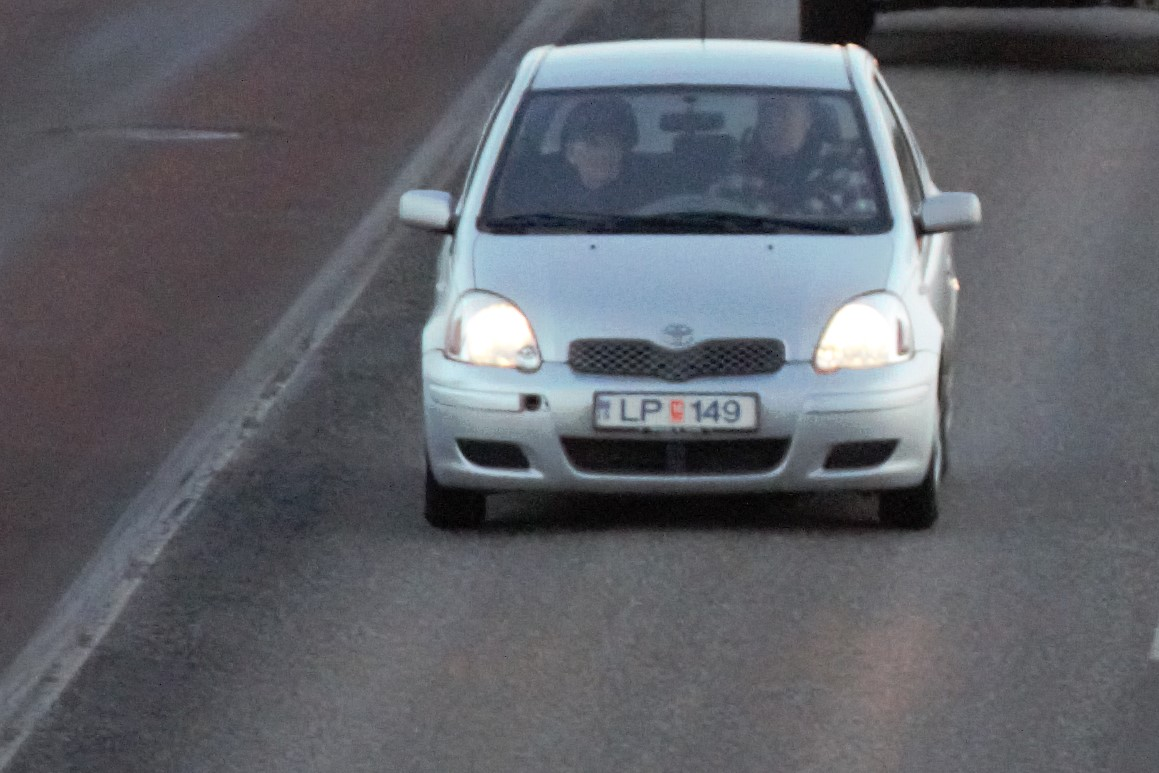
#> input picture LP/16.jpg, 1159 x 773 px, found by its file name
$ python licence.py   (Python 2 division)   (older library calls are emulated)
#> lines starting #> are read from the running program, lines starting #| are printed output that depends on the picture; after the words box and inside, x2 and y2 are one past the last pixel; in counts of white or black regions, pixels touching at a corner belong together
import cv2

import numpy as np
import argparse
import os
from copy import deepcopy, copy
import random
from matplotlib import pyplot as plt
###################################################################################################

def main():

    imgOriginal = cv2.imread("16.jpg")               # open image
#> imgOriginal is the input picture: shape (773, 1159, 3); mean B, G, R 104.8, 98.2, 95.9


    if imgOriginal is None:                             # if image was not read successfully

        print "error: image not read from file \n\n"        # print error message to std out

        os.system("pause")                                  # pause so user can see error message

        return                                              # and exit function (which exits program)

    img=imgOriginal.copy()
    image=imgOriginal.copy()
    # [5 lines of commented-out code are left out]
    imgGrayscale = cv2.cvtColor(imgOriginal, cv2.COLOR_BGR2GRAY)        # convert to grayscale
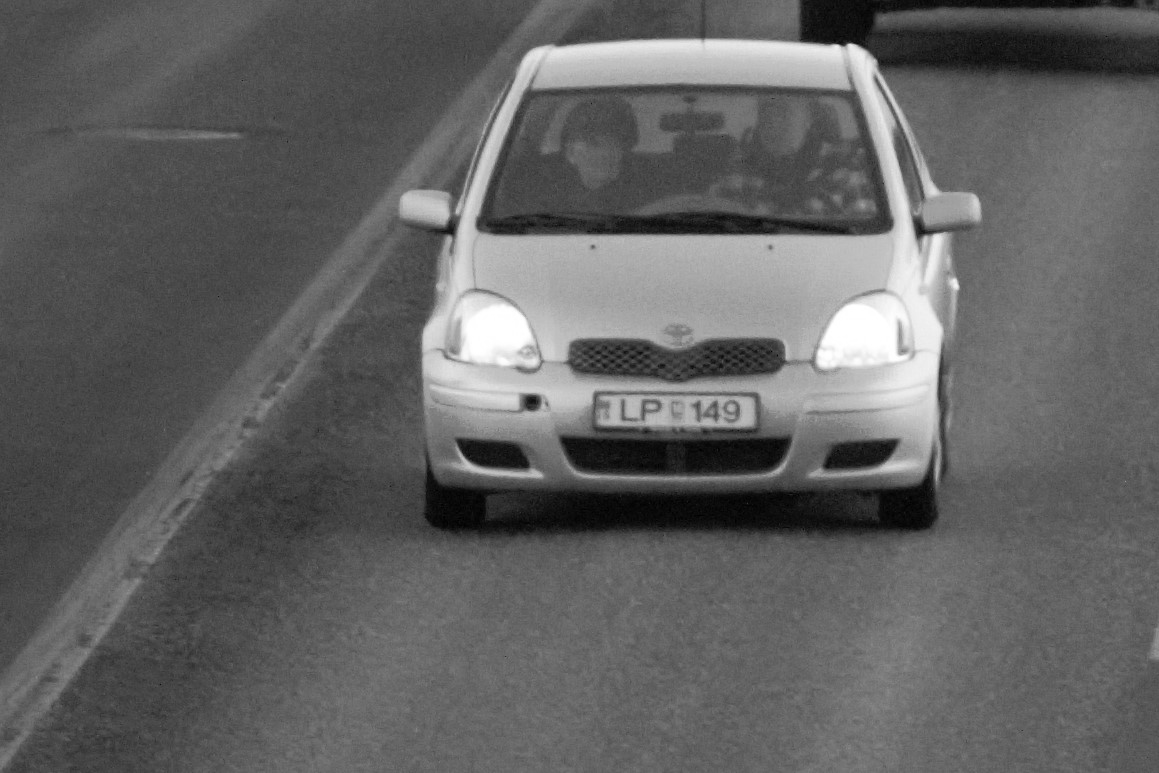
#> imgGrayscale: shape (773, 1159); min 0, max 255, mean 98.3

    #imaa=cv2.cvtColor(imgOriginal,cv2.COLOR_RGB2HSV)
    roi=[]
    imgBlurred = cv2.GaussianBlur(imgGrayscale, (5, 5), 0)              # blur
    # [26 lines of commented-out code are left out]

    ar=520/110
    gray_image = deepcopy(imgGrayscale)

    gray_image = cv2.medianBlur(gray_image, 3)


    # [23 lines of commented-out code are left out]
    gray_image = cv2.adaptiveThreshold(gray_image, 255, cv2.ADAPTIVE_THRESH_GAUSSIAN_C, cv2.THRESH_BINARY, 55,5)
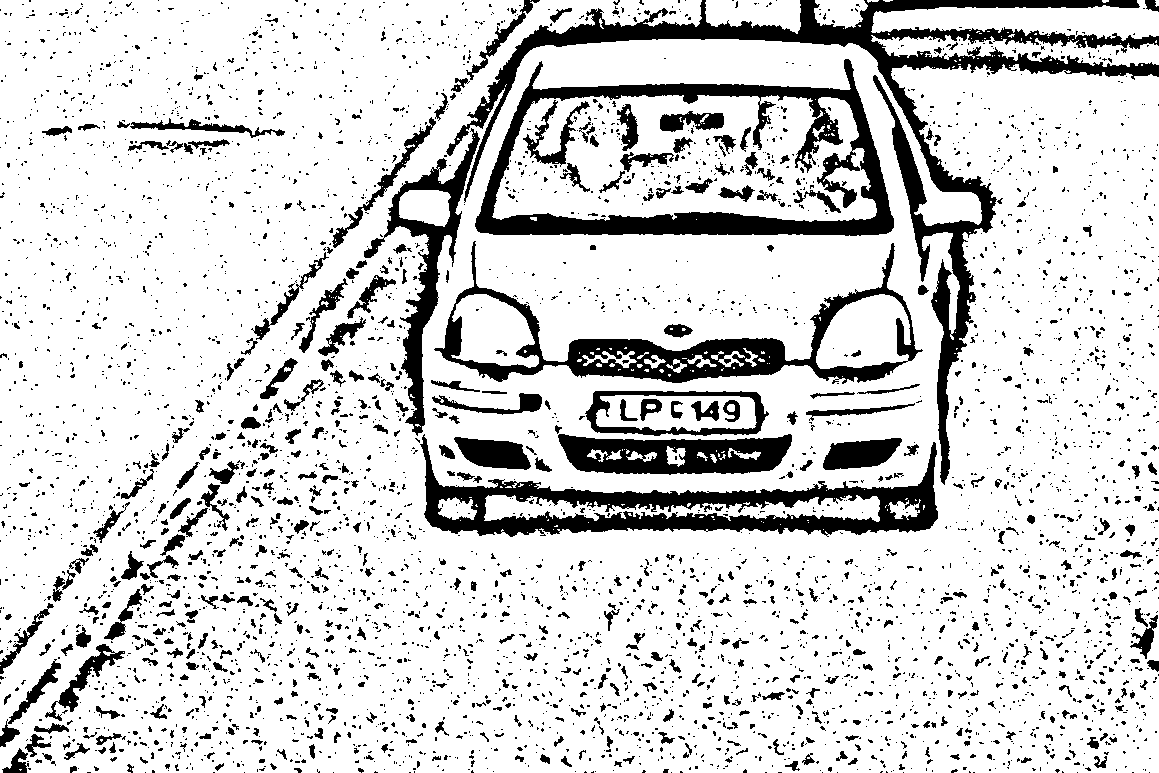
#> gray_image: shape (773, 1159); 83.2% white; 4405 black regions (3804 under 20 px)

    _,contours,_ = cv2.findContours(gray_image, cv2.RETR_TREE, cv2.CHAIN_APPROX_SIMPLE)
#> contours = 5052 contours, 4136 with area under 20; largest, box (x1, y1, x2, y2) and area: (0, 0, 1159, 773) 848119, (474, 58, 895, 237) 57342, (492, 95, 877, 222) 40070, (419, 433, 939, 538) 22910, (433, 240, 924, 385) 19162
    #cv2.imshow('thresh',gray_image)
    #cv2.drawContours(imgOriginal, contours, -1,(0,0,255),6)
    #cv2.imshow('conssssssours',imgOriginal)
    w,h,x,y = 0,0,0,0
    # [14 lines of commented-out code are left out]
    for contour in contours:
        #intRandomBlue = random.randint(0, 255)
        #intRandomGreen = random.randint(0, 255)
        #intRandomRed = random.randint(0, 255)
        area = cv2.contourArea(contour)
        #[x,y,w,h] = cv2.boundingRect(contour)
        #cv2.rectangle(imgOriginal, (x,y), (x+w, y+h), (0,255,0), 6)


			# rough range of areas of a license plate

        if area > 400 and area < 10000:
            [x,y,w,h] = cv2.boundingRect(contour)
            # [6 lines of commented-out code are left out]


            if w>4*h and w<6*h:#w > 40 and w < 900 and h > 50 and h < 600:
                roi.append([x,y,w,h])
                cv2.rectangle(imgOriginal, (x,y), (x+w, y+h), (0,255,0), 6)
                #cv2.imshow('possible plates',imgOriginal)
              #  print area
                print area
#> this loop made 5052 passes
#> (area, x, y, w, h) on passes 57, 116, 130, 141, 1185, 1333, 1605, 2845, 2850, 2862, 2922, 2929: (4142, 871, 34, 288, 33), (6668.5, 871, 0, 288, 41), (1130, 814, 0, 54, 29), (2325.5, 705, 0, 96, 34), (757, 7, 660, 55, 65), (1225.5, 57, 643, 69, 70), (487, 1129, 614, 30, 46), (1841, 822, 437, 81, 34), (1796, 453, 436, 79, 35), (7675, 557, 433, 236, 43), (558.5, 438, 497, 39, 23), (4774.5, 484, 495, 396, 27)
#| 7675.0
#| 932.0
#| 4821.5
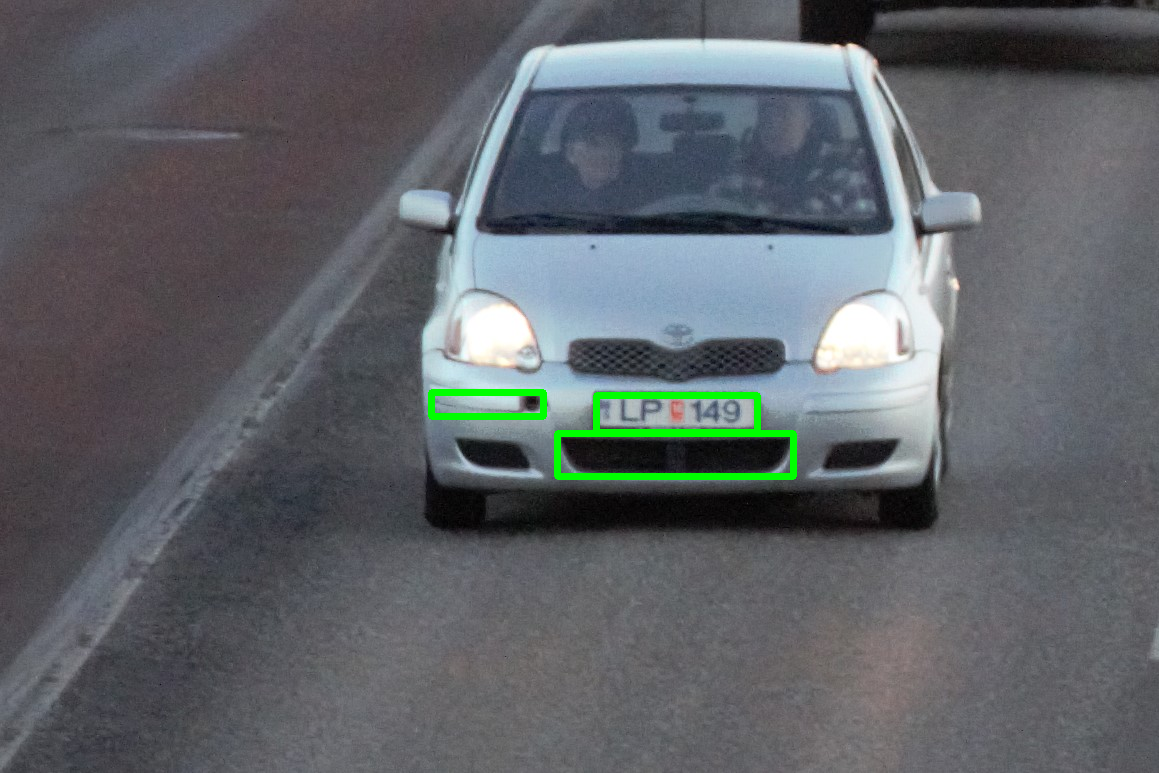
#> imgOriginal: shape (773, 1159, 3); 0.84% of pixels changed, all inside (x1, y1, x2, y2) = (428, 389, 797, 480)
#> after the loop, roi = [[557, 433, 236, 43], [431, 392, 112, 24], [596, 395, 161, 37]]

                #cv2.rectangle(imgOriginal, (x,y), (x+w, y+h), (0,255,0), 6)
                #print w
                #cv2.imshow('Boxes',imgOriginal)


    if len(roi) > 1:

		[x,y,w,h] = roi[0]
#> x = 557; y = 433; w = 236; h = 43

		plate_image = imgOriginal[y:y+h,x:x+w]
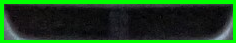
#> plate_image: shape (43, 236, 3); mean B, G, R 26.2, 71.6, 23.8

		# [4 lines of commented-out code are left out]

    titles = ['Original Image', 'Adaptive Gaussian Thresholding',
            'Contours', 'Plate image']
    images = [image, gray_image, imgOriginal, plate_image]

    for i in xrange(4):
        plt.subplot(2,2,i+1),plt.imshow(images[i],'gray')
        plt.title(titles[i])
        plt.xticks([]),plt.yticks([])
    plt.show()
#> figure, not shown here; B, G, R data is drawn as R, G, B
        # [22 lines of commented-out code are left out]


    cv2.waitKey()                               # hold windows open until user presses a key


    cv2.destroyAllWindows()                     # remove windows from memory


    return


###################################################################################################

if __name__ == "__main__":

    main()

$ run again, with LP/10.jpg copied over LP/16.jpg
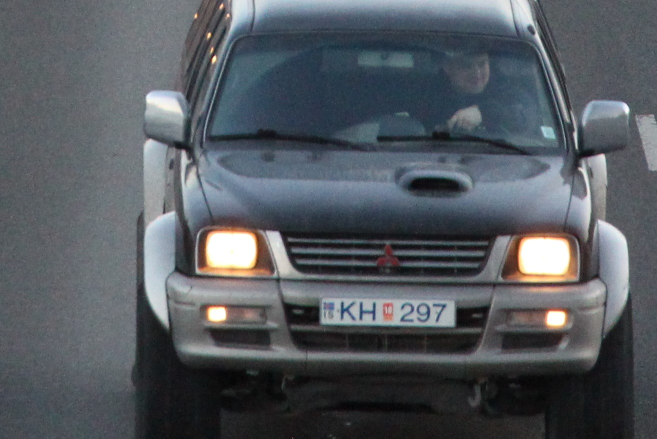
#> input picture LP/10.jpg, 1314 x 877 px, found by its file name (shown at 1/2 size)
#> in main, imgOriginal is the input picture: shape (877, 1314, 3); mean B, G, R 95.5, 89.6, 84.5
#> in main, `gray_image = cv2.adaptiveThreshold(gray_image, 255, cv2.ADAPTIVE_THRES..`:
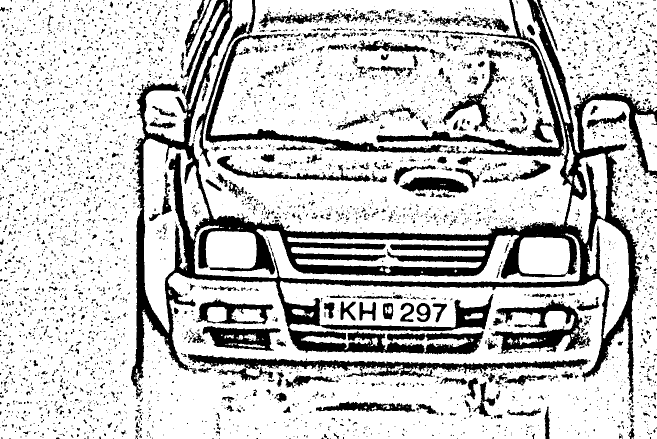
#> gray_image: shape (877, 1314) (shown at 1/2 size); 78.3% white; 4626 black regions (4042 under 20 px)
#> contours = 5282 contours, 4372 with area under 20; largest, box (x1, y1, x2, y2) and area: (0, 0, 1314, 877) 580212, (377, 0, 1143, 471) 311705, (1077, 0, 1314, 306) 40672, (286, 277, 419, 666) 24474, (388, 451, 1161, 565) 22166
#> the loop in main, `for contour in contours:` made 5282 passes
#> (area, x, y, w, h) on passes 49, 121, 182, 187, 190, 217, 534, 962: (7023, 1037, 474, 103, 76), (6517.5, 1133, 307, 82, 180), (784.5, 322, 343, 23, 88), (476.5, 1131, 271, 18, 79), (3148.5, 1270, 227, 44, 115), (1640.5, 375, 26, 85, 194), (4321, 1024, 0, 117, 247), (495, 456, 362, 33, 34)
#> (printed output is left out)
#> after the loop in main, `for contour in contours:`: roi = [[433, 311, 310, 54], [551, 288, 66, 14], [714, 79, 143, 26], [537, 24, 113, 25], [641, 587, 347, 77]]
#> in main, `[x,y,w,h] = roi[0]`: x = 433; y = 311; w = 310; h = 54
#> in main, `plate_image = imgOriginal[y:y+h,x:x+w]`:
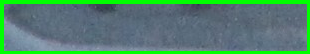
#> plate_image: shape (54, 310, 3); mean B, G, R 107.2, 131.4, 80.5
